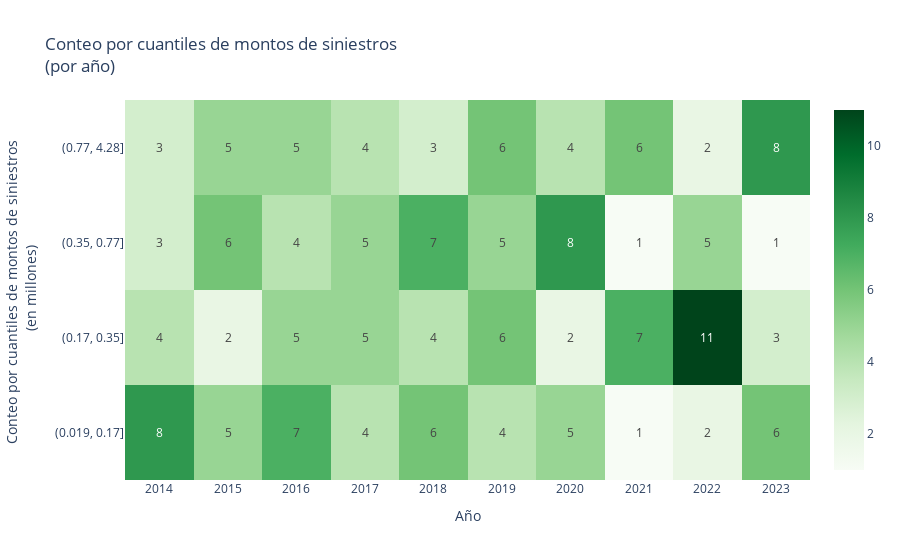

The code cell stored with this chart in its notebook:
### Markdown cell above
***ANOTACIONES:***

* La caja en cada violín indica que la mediana de los montos de siniestro varía entre los años. Se puede observar una ligera variabilidad en las medianas, manteniéndose alrededor de los 0.3 a 0.4 millones en promedio.
* El rango intercuartílico (IQR) representado por la caja sugiere que, para algunos años como 2015 y 2019, la variabilidad de los siniestros fue mayor, mostrando cajas más grandes.
* El rombo azul indica la media de los montos de siniestro. La media parece oscilar entre 0.26 millones en 2014 y 0.41 millones en 2015, y luego fluctuando alrededor de 0.3 a 0.4 millones en los años siguientes. No parece haber una tendencia clara de aumento o disminución en las medias a lo largo del tiempo, pero los valores de 2015 y 2019 se destacan con medias ligeramente más altas.
* La forma de los violines sugiere que las distribuciones de los montos de siniestro son algo asimétricas. En varios años (por ejemplo, 2020 y 2021), los violines son más delgados, indicando una mayor concentración de los datos alrededor de la mediana, mientras que en años como 2015 y 2019, la distribución parece ser más dispersa, con montos más alejados de la media.
* Los bigotes largos en algunos años, como 2015, muestran la presencia de valores atípicos (monto de siniestros particularmente altos).
* Aunque las medias fluctúan entre los 0.25 y 0.4 millones, no se observa una tendencia de crecimiento o decrecimiento claramente marcada a lo largo del período 2014-2023.
* Algunos años, como 2015 y 2019, parecen haber tenido una mayor dispersión de los montos de siniestro, mientras que otros como 2022 muestran distribuciones más concentradas.

### Code cell
# Partiendo el dataset original en cuantiles, ¿como se ve la frecuencias por magnitudes de siniestros por año?
df_siniestro = df_aux[df_aux['monto_de_siniestro'] > 0]
df_siniestro['cuantiles_monto'] = pd.qcut(df_siniestro['monto_de_siniestro'], q=4)
df_siniestro['cuantiles_monto'] = df_siniestro['cuantiles_monto'].astype(str)
data_heatmap =  df_siniestro 
nombre_columna1 = 'cuantiles_monto'
nombre_columna2 = 'año_póliza'
titulo = 'Conteo por cuantiles de montos de siniestros<br>(por año)'
x_titulo = 'Año' 
y_titulo = 'Conteo por cuantiles de montos de siniestros <br> (en millones)'
color = 'greens' 
template = 'plotly_white'
mf.crear_heatmap(data_heatmap, nombre_columna1, nombre_columna2, titulo, x_titulo, y_titulo, color, template)

### Figure 1 — Plotly figure (JSON) as saved in the notebook; plotly's stock layout.template omitted (floating-point values rounded to 4 significant figures)
{"data": [{"colorscale": [[0, "rgb(247,252,245)"], [0.125, "rgb(229,245,224)"], [0.25, "rgb(199,233,192)"], [0.375, "rgb(161,217,155)"], [0.5, "rgb(116,196,118)"], [0.625, "rgb(65,171,93)"], [0.75, "rgb(35,139,69)"], [0.875, "rgb(0,109,44)"], [1, "rgb(0,68,27)"]], "showscale": true, "text": [[8, 5, 7, 4, 6, 4, 5, 1, 2, 6], [4, 2, 5, 5, 4, 6, 2, 7, 11, 3], [3, 6, 4, 5, 7, 5, 8, 1, 5, 1], [3, 5, 5, 4, 3, 6, 4, 6, 2, 8]], "textfont": {"size": 12}, "texttemplate": "%{text}", "type": "heatmap", "x": [2014, 2015, 2016, 2017, 2018, 2019, 2020, 2021, 2022, 2023], "y": ["(0.019, 0.17]", "(0.17, 0.35]", "(0.35, 0.77]", "(0.77, 4.28]"], "z": [[8, 5, 7, 4, 6, 4, 5, 1, 2, 6], [4, 2, 5, 5, 4, 6, 2, 7, 11, 3], [3, 6, 4, 5, 7, 5, 8, 1, 5, 1], [3, 5, 5, 4, 3, 6, 4, 6, 2, 8]]}], "layout": {"title": {"text": "Conteo por cuantiles de montos de siniestros<br>(por año)"}, "xaxis": {"tickmode": "array", "ticktext": [2014, 2015, 2016, 2017, 2018, 2019, 2020, 2021, 2022, 2023], "tickvals": [2014, 2015, 2016, 2017, 2018, 2019, 2020, 2021, 2022, 2023], "title": {"text": "Año"}}, "yaxis": {"title": {"text": "Conteo por cuantiles de montos de siniestros <br> (en millones)"}}}}
